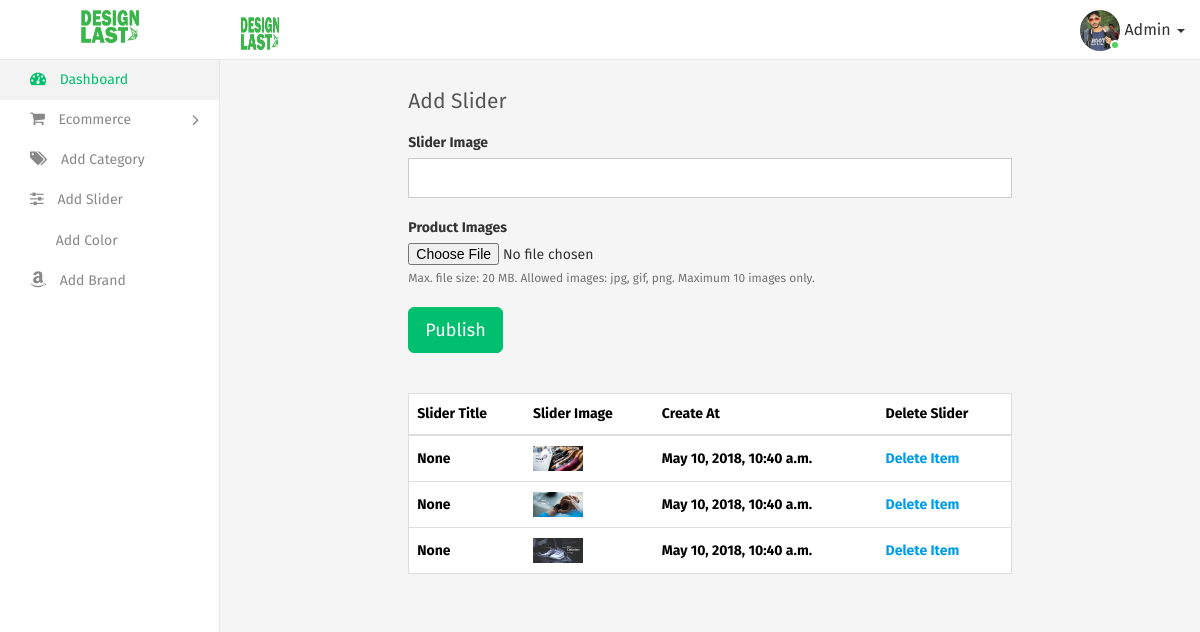
Page /add-slider/ (signed in) on the committed database.
### shopapp/models.py (models this page shows)
class Slider(models.Model):
    image = models.ImageField(upload_to = 'slider')
    title = models.CharField(max_length = 30, blank = True, null = True)
    create_at = models.DateTimeField(auto_now = True, auto_now_add = False)

### shopapp/views.py (the view, shortened to what this page needs)
# urls.py: path('add-slider/', slider_views, name = 'slider_views'),
def slider_views(request):
    if request.user.is_authenticated:
        slider_obj = Slider.objects.all().order_by('-id')
        form = Slider_Form()
        context = {
            'form' : form,
            'slider_obj' : slider_obj
        }
        template_name = 'admin/slider.html'
        return render(request, template_name, context)
    else:
        return redirect(login_views)

### shopapp/form.py
class Slider_Form(forms.ModelForm):
    class Meta:
        model = Slider
        fields = ('__all__')
        widgets = {
            'title' : TextInput(attrs={'class': 'form-control'})
        }

### templates/admin/slider.html (shortened to what this page needs)
{% extends 'app/base_admin.html' %}
{% load static %}
{% block body %}
<div class="page-wrapper">
    <div class="content container-fluid">
        <div class="row">
            <div class="col-md-8 col-md-offset-2">
                <h4 class="page-title">Add Slider</h4>
            </div>
        </div>
        <div class="row">
            <div class="col-md-8 col-md-offset-2">
                <form method="POST" enctype="multipart/form-data">
                  <div class="form-group">
                        <label>Slider Image</label>
                        <div>
                            {{form.title}}
                        </div>
                    </div>
                    <div class="form-group">
                        <label>Product Images</label>
                        <div>
                            {{form.image}}
                            <small class="help-block">Max. file size: 20 MB. Allowed images: jpg, gif, png. Maximum 10 images only.</small>
                        </div>
                    </div>
                    <div class="m-t-20">
                        <button class="btn btn-primary btn-lg">Publish</button>
                    </div>
                </form> <br/><br/>
                <div class="table-responsive">
                    <table class="table table-border custom-table m-b-0">
                        <thead>
                        <tr>
                            <th>Slider Title</th>
                            <th>Slider Image</th>
                            <th>Create At</th>
                            <th>Delete Slider</th>
                        </tr>
                        </thead>
                        <tbody>
                        {% if slider_obj %}
                        {% for slide in slider_obj %}
                        <tr>
                            <th>{{slide.title}}</th>
                            <th><img src="/media/{{slide.image}}" width="50px" alt=""></th>
                            <th>{{slide.create_at}}</th>
                            <th><a href="{% url 'deleteSlider_views' slide.id %}">Delete Item</a></th>
                        </tr>
                        {% endfor %}
                        {% endif %}
                        </tbody>
                    </table>
                </div>
            </div>
        </div>
    </div>
</div>
{% endblock %}

### rows in the picture
Slider: title "None", image (picture), create_at "May 10, 2018, 10:40 a.m."
Slider: title "None", image (picture), create_at "May 10, 2018, 10:40 a.m."
Slider: title "None", image (picture), create_at "May 10, 2018, 10:40 a.m."
